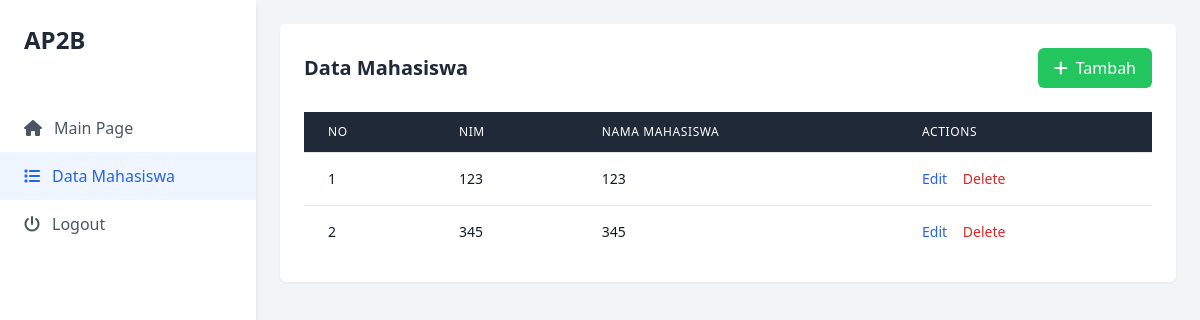
The page /mahasiswa/ (signed in) on the database as committed earlier.
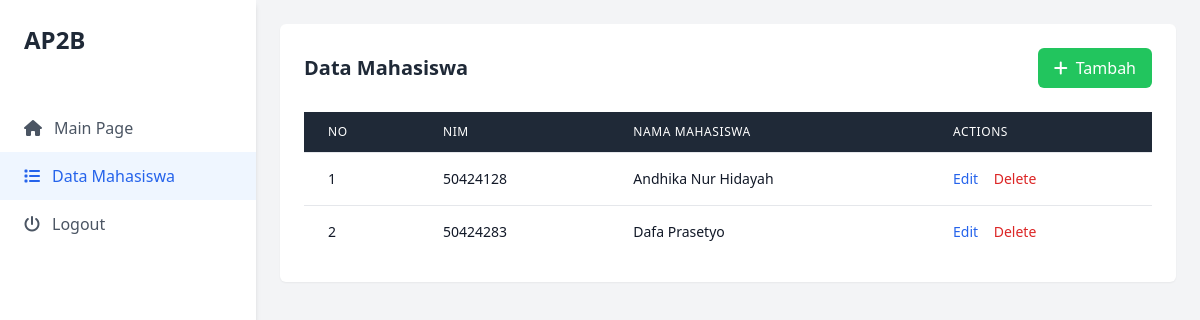
The same page on the database as committed later.
### tables this page shows
CREATE TABLE mahasiswa (
    id INTEGER PRIMARY KEY AUTOINCREMENT,
    nama TEXT NOT NULL,
    nim TEXT UNIQUE NOT NULL
);

### app.py (the view)
@login_required
def view_mahasiswa_index():
    mahasiswa_data = models.get_all_mahasiswa()
    return render_template('mahasiswa/index.html', mahasiswa_list=mahasiswa_data)

### app.py (called while the page is built)
def login_required(f):
    @wraps(f)
    def decorated_function(*args, **kwargs):
        if 'user_id' not in session:
            flash("Please log in to access this page.", "warning")
            return redirect(url_for('login'))
        return f(*args, **kwargs)
    return decorated_function

@app.before_request
def before_request_func():
    g.year = datetime.date.today().year

### models.py (called while the page is built)
def get_db_connection():
    conn = sqlite3.connect(DATABASE_URL)
    conn.row_factory = sqlite3.Row
    return conn

def get_all_mahasiswa():
    conn = get_db_connection()
    mahasiswa_list = conn.execute('SELECT * FROM mahasiswa ORDER BY nama').fetchall()
    conn.close()
    return mahasiswa_list

### templates/mahasiswa/index.html (shortened to what the changed rows need)
<!DOCTYPE html>
<html lang="id">
<head>
    <script src="https://cdn.tailwindcss.com"></script>
    <link rel="stylesheet" href="https://cdnjs.cloudflare.com/ajax/libs/font-awesome/6.4.0/css/all.min.css">
    <link rel="stylesheet" href="https://cdnjs.cloudflare.com/ajax/libs/sweetalert2/11.7.12/sweetalert2.min.css">
</head>
<body class="bg-gray-100 min-h-screen">
    <div class="flex h-screen">
        <aside class="w-64 bg-white shadow-md">
            <div class="p-6">
                <h1 class="text-2xl font-bold text-gray-800">AP2B</h1>
            </div>
        </aside>
        <main class="flex-1 overflow-x-hidden overflow-y-auto">
            <div class="p-6">
                <div class="bg-white rounded-md shadow-sm p-6">
                    <div class="flex justify-between items-center mb-6">
                        <h2 class="text-xl font-semibold text-gray-800">Data Mahasiswa</h2>
                    </div>
                    <div class="overflow-x-auto">
                        <table class="min-w-full divide-y divide-gray-200">
                            <thead class="bg-gray-800 text-white">
                                <tr>
                                    <th scope="col" class="px-6 py-3 text-left text-xs font-medium uppercase tracking-wider">
                                        No
                                    </th>
                                    <th scope="col" class="px-6 py-3 text-left text-xs font-medium uppercase tracking-wider">
                                        NIM
                                    </th>
                                    <th scope="col" class="px-6 py-3 text-left text-xs font-medium uppercase tracking-wider">
                                        Nama Mahasiswa
                                    </th>
                                    <th scope="col" class="px-6 py-3 text-left text-xs font-medium uppercase tracking-wider">
                                        Actions
                                    </th>
                                </tr>
                            </thead>
                            <tbody class="bg-white divide-y divide-gray-200">
                                {% for mahasiswa in mahasiswa_list %}
                                <tr>
                                    <td class="px-6 py-4 whitespace-nowrap text-sm text-gray-900">{{ loop.index }}</td>
                                    <td class="px-6 py-4 whitespace-nowrap text-sm text-gray-900">{{ mahasiswa.nim }}</td>
                                    <td class="px-6 py-4 whitespace-nowrap text-sm text-gray-900">{{ mahasiswa.nama }}</td>
                                    <td class="px-6 py-4 whitespace-nowrap text-left text-sm font-medium">
                                        <button
                                            class="text-blue-600 hover:text-blue-900 mr-3 btn-edit"
                                            data-id="{{ mahasiswa.id }}"
                                            data-nim="{{ mahasiswa.nim }}"
                                            data-nama="{{ mahasiswa.nama }}">
                                            Edit
                                        </button>
                                        <button
                                            class="text-red-600 hover:text-red-900 btn-delete"
                                            data-id="{{ mahasiswa.id }}"
                                            data-nama="{{ mahasiswa.nama }}">
                                            Delete
                                        </button>
                                    </td>
                                </tr>
                                {% endfor %}
                            </tbody>
                        </table>
                    </div>
                </div>
            </div>
        </main>
    </div>
</body>
</html>

Rows that differ between the two databases and show on the page:
removed mahasiswa: nim "123", nama "123"
removed mahasiswa: nim "345", nama "345"
added mahasiswa: nim "50424128", nama "Andhika Nur Hidayah"
added mahasiswa: nim "50424283", nama "Dafa Prasetyo"
